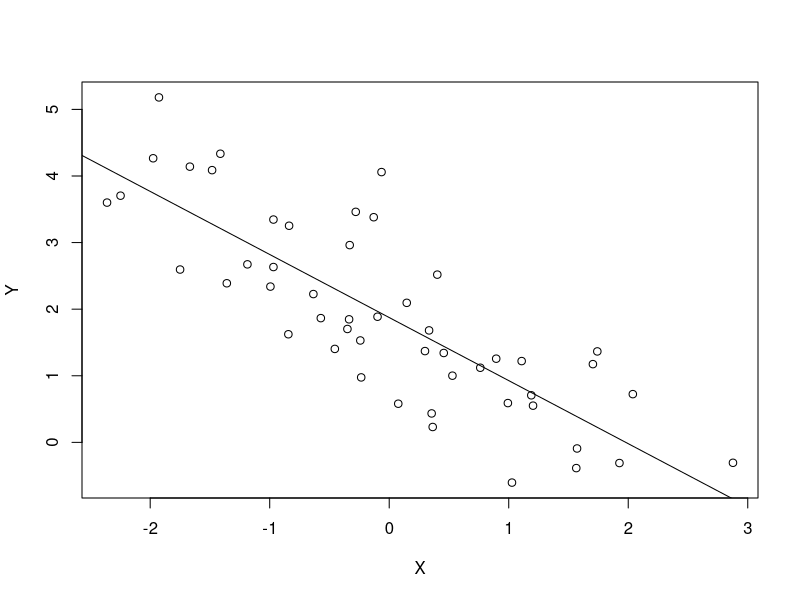
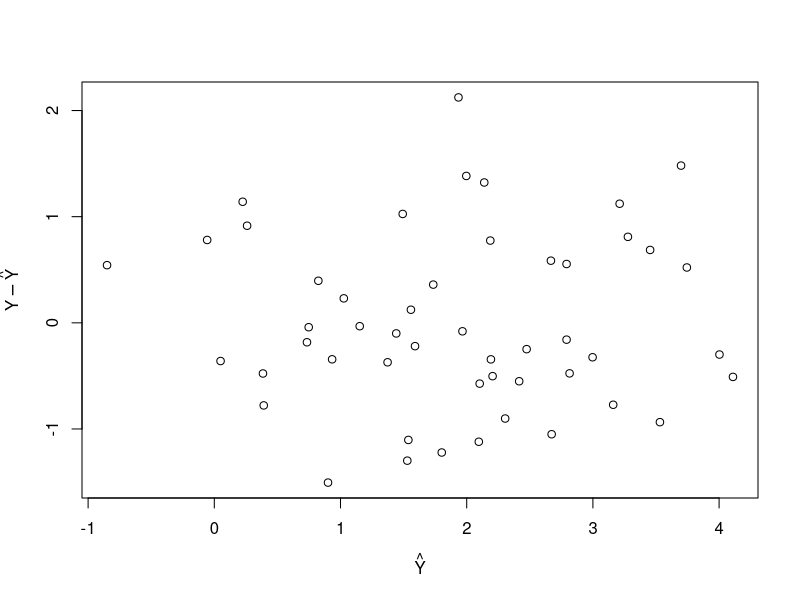

Recreate these plots in R, in order.
## ---- chunk 1
knitr::opts_chunk$set(echo = TRUE)
## ---- chunk 2
simple_lin_regression <- setRefClass(
  "simple_lin_regression",
  fields = list(
    response = "numeric",
    regressor = "numeric",
    estimate = "numeric"
  ),
  
  methods = list(
    # Initialize method
  initialize = function(response, regressor) {
    .self$response <- response
    .self$regressor <- regressor
    
    # Define design matrix
    n <- length(response)
    D <- matrix(c(rep(1,n), regressor), ncol = 2)
    
    # Compute the OLS estimate
    b <- solve(t(D) %*% D) %*% t(D) %*% response
    .self$estimate <- as.numeric(b)
  },
  
  # Print method
  print = function() {
    cat("head(x) =", head(.self$regressor), "\n")
    cat("head(y) =", head(.self$response), "\n\n")
    cat("Estimated regression: E[y|x] = b0 + b1 * x\n")
    cat("b0 = ", .self$estimate[1], " and b1 = ", .self$estimate[2], ".\n", sep = "")
  },
  
  # Plot method
  plot = function() {
    plot.default(x = .self$regressor,
         y = .self$response,
         xlab = expression(X),
         ylab = expression(Y)
         )
    abline(a = .self$estimate[1], b = .self$estimate[2])
  },
  
  # Residual analysis method
  residual_analysis = function() {
    predictions <- .self$estimate[1] + .self$estimate[2] * .self$regressor
    residuals = .self$response - predictions
    plot.default(x = predictions,
         y = residuals,
         xlab = expression(hat(Y)),
         ylab = expression(Y - hat(Y)))
  }
  
  )
)
## ---- chunk 3
x <- rnorm(50)
y <- 2 - x + rnorm(50)
slr <- simple_lin_regression$new(response = y, regressor = x)
str(slr)
slr$print()
slr$plot()
slr$residual_analysis()
## ---- chunk 4
make_column_mean_function <- function(data, column_name) {
  calculate_mean <- function(remove_na) {
    mean(data[[column_name]], na.rm = remove_na)
  }
  return(calculate_mean)
}

# Apply this closure to the penguin dataset
library(palmerpenguins)
mean_flipper <- make_column_mean_function(penguins, "flipper_length_mm")
cat("Mean flipper length: ", mean_flipper(remove_na = TRUE))
